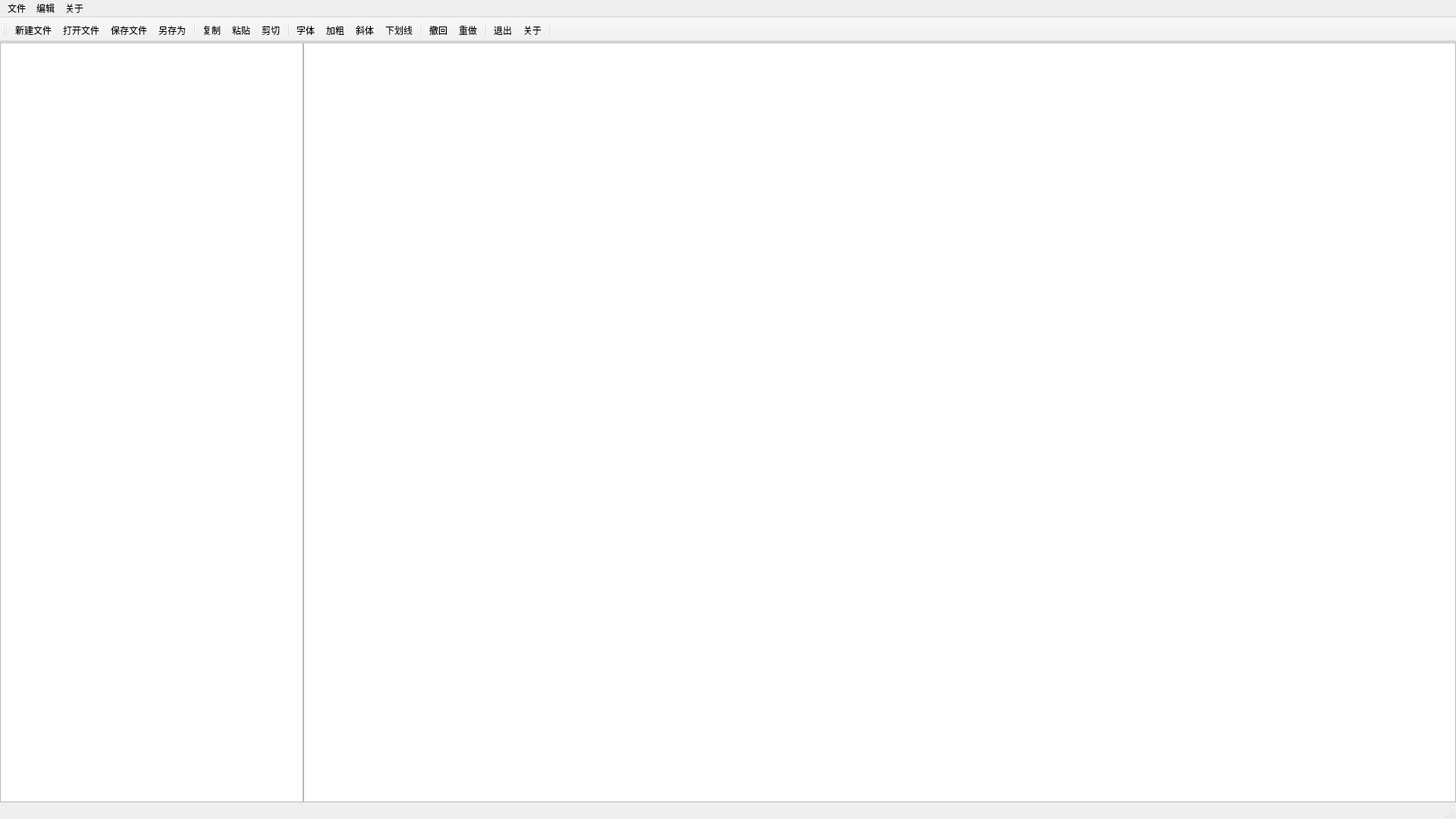
<?xml version="1.0" encoding="UTF-8"?>
<ui version="4.0">
 <class>notepad</class>
 <widget class="QMainWindow" name="notepad">
  <property name="geometry">
   <rect>
    <x>0</x>
    <y>0</y>
    <width>1920</width>
    <height>1080</height>
   </rect>
  </property>
  <property name="windowTitle">
   <string>qtnote6.0-notepad</string>
  </property>
  <property name="windowIcon">
   <iconset resource="resource.qrc">
    <normaloff>:/icon/recourse/icon/note.png</normaloff>:/icon/recourse/icon/note.png</iconset>
  </property>
  <widget class="QWidget" name="centralwidget">
   <layout class="QHBoxLayout" name="horizontalLayout">
    <property name="spacing">
     <number>0</number>
    </property>
    <property name="leftMargin">
     <number>0</number>
    </property>
    <property name="topMargin">
     <number>0</number>
    </property>
    <property name="rightMargin">
     <number>0</number>
    </property>
    <property name="bottomMargin">
     <number>0</number>
    </property>
    <item>
     <widget class="QSplitter" name="splitter">
      <property name="orientation">
       <enum>Qt::Horizontal</enum>
      </property>
      <property name="handleWidth">
       <number>0</number>
      </property>
      <widget class="QTreeView" name="treeView">
       <property name="enabled">
        <bool>true</bool>
       </property>
       <property name="maximumSize">
        <size>
         <width>400</width>
         <height>16777215</height>
        </size>
       </property>
      </widget>
      <widget class="QTextEdit" name="textEdit"/>
     </widget>
    </item>
   </layout>
  </widget>
  <widget class="QMenuBar" name="menubar">
   <property name="geometry">
    <rect>
     <x>0</x>
     <y>0</y>
     <width>1920</width>
     <height>21</height>
    </rect>
   </property>
   <widget class="QMenu" name="menu">
    <property name="tearOffEnabled">
     <bool>false</bool>
    </property>
    <property name="title">
     <string>文件</string>
    </property>
    <widget class="QMenu" name="recently">
     <property name="title">
      <string>最近打开</string>
     </property>
     <addaction name="action_history_clear"/>
    </widget>
    <addaction name="action_open"/>
    <addaction name="recently"/>
    <addaction name="action_save"/>
    <addaction name="action_save_as"/>
    <addaction name="action_newfile"/>
    <addaction name="separator"/>
    <addaction name="action_exit"/>
   </widget>
   <widget class="QMenu" name="menu_2">
    <property name="title">
     <string>编辑</string>
    </property>
    <addaction name="action_cut"/>
    <addaction name="action_copy"/>
    <addaction name="action_paste"/>
    <addaction name="action_bolder"/>
    <addaction name="action_italic"/>
    <addaction name="action_underline"/>
    <addaction name="action_font"/>
    <addaction name="separator"/>
   </widget>
   <widget class="QMenu" name="menu_3">
    <property name="title">
     <string>关于</string>
    </property>
    <addaction name="action_aboutinfo"/>
   </widget>
   <addaction name="menu"/>
   <addaction name="menu_2"/>
   <addaction name="menu_3"/>
  </widget>
  <widget class="QStatusBar" name="statusbar"/>
  <widget class="QToolBar" name="toolBar">
   <property name="windowTitle">
    <string>toolBar</string>
   </property>
   <property name="iconSize">
    <size>
     <width>36</width>
     <height>36</height>
    </size>
   </property>
   <property name="toolButtonStyle">
    <enum>Qt::ToolButtonTextUnderIcon</enum>
   </property>
   <attribute name="toolBarArea">
    <enum>TopToolBarArea</enum>
   </attribute>
   <attribute name="toolBarBreak">
    <bool>false</bool>
   </attribute>
   <addaction name="action_newfile"/>
   <addaction name="action_open"/>
   <addaction name="action_save"/>
   <addaction name="action_save_as"/>
   <addaction name="separator"/>
   <addaction name="action_copy"/>
   <addaction name="action_paste"/>
   <addaction name="action_cut"/>
   <addaction name="separator"/>
   <addaction name="action_font"/>
   <addaction name="action_bolder"/>
   <addaction name="action_italic"/>
   <addaction name="action_underline"/>
   <addaction name="separator"/>
   <addaction name="action_undo"/>
   <addaction name="action_redo"/>
   <addaction name="separator"/>
   <addaction name="action_exit"/>
   <addaction name="action_aboutinfo"/>
   <addaction name="separator"/>
  </widget>
  <action name="action_newfile">
   <property name="icon">
    <iconset resource="resource.qrc">
     <normaloff>:/icon/recourse/icon/new.png</normaloff>:/icon/recourse/icon/new.png</iconset>
   </property>
   <property name="text">
    <string>新建文件</string>
   </property>
   <property name="shortcut">
    <string>Ctrl+N</string>
   </property>
  </action>
  <action name="action_open">
   <property name="icon">
    <iconset resource="resource.qrc">
     <normaloff>:/icon/recourse/icon/open.png</normaloff>:/icon/recourse/icon/open.png</iconset>
   </property>
   <property name="text">
    <string>打开文件</string>
   </property>
   <property name="shortcut">
    <string>Ctrl+O</string>
   </property>
  </action>
  <action name="action_save">
   <property name="icon">
    <iconset resource="resource.qrc">
     <normaloff>:/icon/recourse/icon/save.png</normaloff>:/icon/recourse/icon/save.png</iconset>
   </property>
   <property name="text">
    <string>保存文件</string>
   </property>
   <property name="shortcut">
    <string>Ctrl+S</string>
   </property>
  </action>
  <action name="action_save_as">
   <property name="icon">
    <iconset resource="resource.qrc">
     <normaloff>:/icon/recourse/icon/keepas.png</normaloff>:/icon/recourse/icon/keepas.png</iconset>
   </property>
   <property name="text">
    <string>另存为</string>
   </property>
   <property name="shortcut">
    <string>Ctrl+Shift+S</string>
   </property>
  </action>
  <action name="action_paste">
   <property name="icon">
    <iconset resource="resource.qrc">
     <normaloff>:/icon/recourse/icon/paste.png</normaloff>:/icon/recourse/icon/paste.png</iconset>
   </property>
   <property name="text">
    <string>粘贴</string>
   </property>
   <property name="shortcut">
    <string>Ctrl+V</string>
   </property>
  </action>
  <action name="action_cut">
   <property name="icon">
    <iconset resource="resource.qrc">
     <normaloff>:/icon/recourse/icon/cut.png</normaloff>:/icon/recourse/icon/cut.png</iconset>
   </property>
   <property name="text">
    <string>剪切</string>
   </property>
   <property name="shortcut">
    <string>Ctrl+T</string>
   </property>
  </action>
  <action name="action_copy">
   <property name="icon">
    <iconset resource="resource.qrc">
     <normaloff>:/icon/recourse/icon/copy.png</normaloff>:/icon/recourse/icon/copy.png</iconset>
   </property>
   <property name="text">
    <string>复制</string>
   </property>
   <property name="shortcut">
    <string>Ctrl+C</string>
   </property>
  </action>
  <action name="action_bolder">
   <property name="checkable">
    <bool>true</bool>
   </property>
   <property name="icon">
    <iconset resource="resource.qrc">
     <normaloff>:/icon/recourse/icon/bold.png</normaloff>:/icon/recourse/icon/bold.png</iconset>
   </property>
   <property name="text">
    <string>加粗</string>
   </property>
   <property name="shortcut">
    <string>Ctrl+B</string>
   </property>
  </action>
  <action name="action_italic">
   <property name="checkable">
    <bool>true</bool>
   </property>
   <property name="icon">
    <iconset resource="resource.qrc">
     <normaloff>:/icon/recourse/icon/italic.png</normaloff>:/icon/recourse/icon/italic.png</iconset>
   </property>
   <property name="text">
    <string>斜体</string>
   </property>
   <property name="shortcut">
    <string>Ctrl+I</string>
   </property>
  </action>
  <action name="action_underline">
   <property name="checkable">
    <bool>true</bool>
   </property>
   <property name="icon">
    <iconset resource="resource.qrc">
     <normaloff>:/icon/recourse/icon/underline.png</normaloff>:/icon/recourse/icon/underline.png</iconset>
   </property>
   <property name="text">
    <string>下划线</string>
   </property>
   <property name="shortcut">
    <string>Ctrl+U</string>
   </property>
  </action>
  <action name="action_font">
   <property name="icon">
    <iconset resource="resource.qrc">
     <normaloff>:/icon/recourse/icon/font.png</normaloff>:/icon/recourse/icon/font.png</iconset>
   </property>
   <property name="text">
    <string>字体</string>
   </property>
   <property name="shortcut">
    <string>Ctrl+Shift+F</string>
   </property>
  </action>
  <action name="action_aboutinfo">
   <property name="icon">
    <iconset resource="resource.qrc">
     <normaloff>:/icon/recourse/icon/info.png</normaloff>:/icon/recourse/icon/info.png</iconset>
   </property>
   <property name="text">
    <string>关于</string>
   </property>
   <property name="shortcut">
    <string>Ctrl+Shift+B</string>
   </property>
  </action>
  <action name="action_undo">
   <property name="icon">
    <iconset resource="resource.qrc">
     <normaloff>:/icon/recourse/icon/undo.png</normaloff>:/icon/recourse/icon/undo.png</iconset>
   </property>
   <property name="text">
    <string>撤回</string>
   </property>
   <property name="shortcut">
    <string>Ctrl+Z</string>
   </property>
  </action>
  <action name="action_redo">
   <property name="icon">
    <iconset resource="resource.qrc">
     <normaloff>:/icon/recourse/icon/redo_.png</normaloff>:/icon/recourse/icon/redo_.png</iconset>
   </property>
   <property name="text">
    <string>重做</string>
   </property>
   <property name="shortcut">
    <string>Ctrl+Shift+Z</string>
   </property>
  </action>
  <action name="action_exit">
   <property name="icon">
    <iconset resource="resource.qrc">
     <normaloff>:/icon/recourse/icon/exit.png</normaloff>:/icon/recourse/icon/exit.png</iconset>
   </property>
   <property name="text">
    <string>退出</string>
   </property>
   <property name="shortcut">
    <string>Esc</string>
   </property>
  </action>
  <action name="action_history_clear">
   <property name="icon">
    <iconset resource="resource.qrc">
     <normaloff>:/icon/recourse/icon/clear_history.png</normaloff>:/icon/recourse/icon/clear_history.png</iconset>
   </property>
   <property name="text">
    <string>清除历史</string>
   </property>
   <property name="shortcut">
    <string>Ctrl+Alt+Shift+C</string>
   </property>
  </action>
 </widget>
 <resources>
  <include location="resource.qrc"/>
 </resources>
 <connections/>
</ui>
